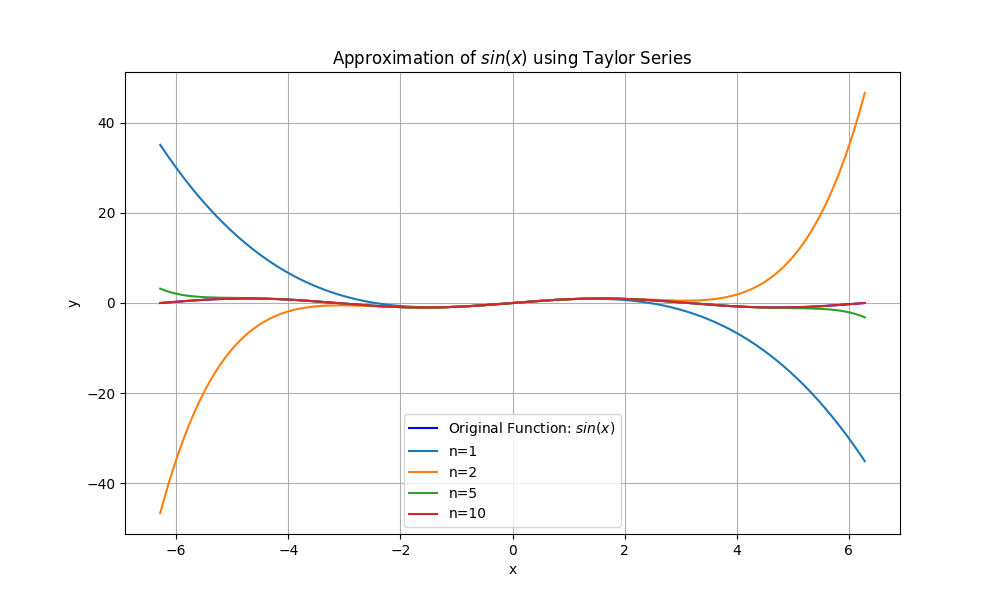

Recreate this plot in Python.
import numpy as np
import matplotlib.pyplot as plt
def func_sin(x):
    return np.sin(x)
def partial_sum_sin(x, n):
    result = 0
    for k in range(n + 1):
        coefficient = (-1)**k / np.math.factorial(2*k + 1)
        result += coefficient * x**(2*k + 1)
    return result
x_values = np.linspace(-2*np.pi, 2*np.pi, 400)
y_original = func_sin(x_values)
n_values = [1, 2, 5, 10]
plt.figure(figsize=(10, 6))
plt.plot(x_values, y_original, label='Original Function: $sin(x)$', color='blue')
for n in n_values:
    y_partial_sum = [partial_sum_sin(x, n) for x in x_values]
    plt.plot(x_values, y_partial_sum, label=f'n={n}')
plt.title('Approximation of $sin(x)$ using Taylor Series')
plt.xlabel('x')
plt.ylabel('y')
plt.legend()
plt.grid(True)
plt.show()
